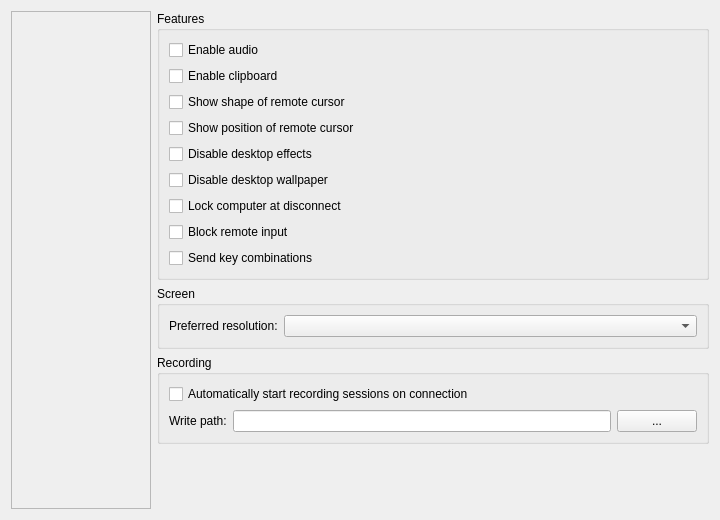
<?xml version="1.0" encoding="UTF-8"?>
<ui version="4.0">
 <class>SettingsTab</class>
 <widget class="QWidget" name="SettingsTab">
  <property name="geometry">
   <rect>
    <x>0</x>
    <y>0</y>
    <width>720</width>
    <height>520</height>
   </rect>
  </property>
  <layout class="QHBoxLayout" name="verticalLayout">
   <item>
    <widget class="QScrollArea" name="category_scroll">
     <property name="sizePolicy">
      <sizepolicy hsizetype="Fixed" vsizetype="Expanding">
       <horstretch>0</horstretch>
       <verstretch>0</verstretch>
      </sizepolicy>
     </property>
     <property name="minimumSize">
      <size>
       <width>140</width>
       <height>0</height>
      </size>
     </property>
     <property name="maximumSize">
      <size>
       <width>140</width>
       <height>16777215</height>
      </size>
     </property>
     <property name="horizontalScrollBarPolicy">
      <enum>Qt::ScrollBarPolicy::ScrollBarAlwaysOff</enum>
     </property>
     <property name="widgetResizable">
      <bool>true</bool>
     </property>
     <widget class="QWidget" name="category_panel">
      <property name="geometry">
       <rect>
        <x>0</x>
        <y>0</y>
        <width>138</width>
        <height>500</height>
       </rect>
      </property>
      <layout class="QVBoxLayout" name="category_layout">
       <property name="spacing">
        <number>4</number>
       </property>
       <property name="leftMargin">
        <number>4</number>
       </property>
       <property name="topMargin">
        <number>8</number>
       </property>
       <property name="rightMargin">
        <number>4</number>
       </property>
       <property name="bottomMargin">
        <number>8</number>
       </property>
       <item>
        <spacer name="category_spacer">
         <property name="orientation">
          <enum>Qt::Orientation::Vertical</enum>
         </property>
         <property name="sizeHint" stdset="0">
          <size>
           <width>20</width>
           <height>40</height>
          </size>
         </property>
        </spacer>
       </item>
      </layout>
     </widget>
    </widget>
   </item>
   <item>
    <widget class="QStackedWidget" name="page_stack">
     <property name="currentIndex">
      <number>1</number>
     </property>
     <widget class="QScrollArea" name="page_general">
      <property name="frameShape">
       <enum>QFrame::Shape::NoFrame</enum>
      </property>
      <property name="widgetResizable">
       <bool>true</bool>
      </property>
      <widget class="QWidget" name="page_general_body">
       <layout class="QHBoxLayout" name="layout_general_outer">
        <property name="leftMargin">
         <number>0</number>
        </property>
        <property name="topMargin">
         <number>0</number>
        </property>
        <property name="rightMargin">
         <number>0</number>
        </property>
        <property name="bottomMargin">
         <number>0</number>
        </property>
        <item>
         <widget class="QWidget" name="page_general_content" native="true">
          <layout class="QVBoxLayout" name="layout_general">
           <property name="leftMargin">
            <number>0</number>
           </property>
           <property name="topMargin">
            <number>0</number>
           </property>
           <property name="rightMargin">
            <number>0</number>
           </property>
           <property name="bottomMargin">
            <number>0</number>
           </property>
           <item>
            <widget class="QGroupBox" name="groupbox_interface">
             <property name="title">
              <string>Interface</string>
             </property>
             <layout class="QGridLayout" name="gridLayout">
              <item row="0" column="0">
               <widget class="QLabel" name="label_language">
                <property name="text">
                 <string>Language:</string>
                </property>
               </widget>
              </item>
              <item row="0" column="1">
               <widget class="QComboBox" name="combo_language">
                <property name="sizeAdjustPolicy">
                 <enum>QComboBox::SizeAdjustPolicy::AdjustToContents</enum>
                </property>
               </widget>
              </item>
              <item row="1" column="0">
               <widget class="QLabel" name="label_theme">
                <property name="text">
                 <string>Theme:</string>
                </property>
               </widget>
              </item>
              <item row="1" column="1">
               <widget class="QComboBox" name="combo_theme">
                <property name="sizeAdjustPolicy">
                 <enum>QComboBox::SizeAdjustPolicy::AdjustToContents</enum>
                </property>
               </widget>
              </item>
              <item row="2" column="0">
               <widget class="QLabel" name="label_display_name">
                <property name="text">
                 <string>Display name when connected:</string>
                </property>
               </widget>
              </item>
              <item row="2" column="1">
               <widget class="QLineEdit" name="edit_display_name">
                <property name="maxLength">
                 <number>16</number>
                </property>
                <property name="placeholderText">
                 <string>Enter a name or leave the field empty</string>
                </property>
               </widget>
              </item>
             </layout>
            </widget>
           </item>
           <item>
            <widget class="QGroupBox" name="groupbox_backup">
             <property name="title">
              <string>Backup</string>
             </property>
             <layout class="QGridLayout" name="layout_backup">
              <item row="0" column="0" colspan="3">
               <widget class="QCheckBox" name="checkbox_backup_on_startup">
                <property name="text">
                 <string>Create backups on application startup</string>
                </property>
               </widget>
              </item>
              <item row="1" column="0">
               <widget class="QLabel" name="label_backup_dir">
                <property name="text">
                 <string>Directory:</string>
                </property>
               </widget>
              </item>
              <item row="1" column="1">
               <widget class="QLineEdit" name="edit_backup_dir"/>
              </item>
              <item row="1" column="2">
               <widget class="QPushButton" name="button_select_backup_dir">
                <property name="text">
                 <string>Browse...</string>
                </property>
               </widget>
              </item>
              <item row="2" column="0">
               <widget class="QLabel" name="label_backup_retention">
                <property name="text">
                 <string>Keep backups for:</string>
                </property>
               </widget>
              </item>
              <item row="2" column="1" colspan="2">
               <widget class="QComboBox" name="combo_backup_retention">
                <property name="sizeAdjustPolicy">
                 <enum>QComboBox::SizeAdjustPolicy::AdjustToContents</enum>
                </property>
               </widget>
              </item>
             </layout>
            </widget>
           </item>
           <item>
            <widget class="QGroupBox" name="groupbox_proxy">
             <property name="title">
              <string>Proxy</string>
             </property>
             <layout class="QGridLayout" name="layout_proxy">
              <item row="0" column="0">
               <widget class="QLabel" name="label_proxy_type">
                <property name="text">
                 <string>Type:</string>
                </property>
               </widget>
              </item>
              <item row="0" column="1" colspan="3">
               <widget class="QComboBox" name="combo_proxy_type">
                <property name="sizeAdjustPolicy">
                 <enum>QComboBox::SizeAdjustPolicy::AdjustToContents</enum>
                </property>
               </widget>
              </item>
              <item row="1" column="0">
               <widget class="QLabel" name="label_proxy_address">
                <property name="text">
                 <string>Address:</string>
                </property>
               </widget>
              </item>
              <item row="1" column="1">
               <widget class="QLineEdit" name="edit_proxy_address"/>
              </item>
              <item row="1" column="2">
               <widget class="QLabel" name="label_proxy_port">
                <property name="text">
                 <string>Port:</string>
                </property>
               </widget>
              </item>
              <item row="1" column="3">
               <widget class="QSpinBox" name="spinbox_proxy_port">
                <property name="minimum">
                 <number>1</number>
                </property>
                <property name="maximum">
                 <number>65535</number>
                </property>
                <property name="value">
                 <number>8080</number>
                </property>
               </widget>
              </item>
              <item row="2" column="0">
               <widget class="QLabel" name="label_proxy_username">
                <property name="text">
                 <string>User Name:</string>
                </property>
               </widget>
              </item>
              <item row="2" column="1" colspan="3">
               <widget class="QLineEdit" name="edit_proxy_username"/>
              </item>
              <item row="3" column="0">
               <widget class="QLabel" name="label_proxy_password">
                <property name="text">
                 <string>Password:</string>
                </property>
               </widget>
              </item>
              <item row="3" column="1" colspan="3">
               <widget class="PasswordEdit" name="edit_proxy_password"/>
              </item>
             </layout>
            </widget>
           </item>
           <item>
            <widget class="QGroupBox" name="groupbox_udp">
             <property name="title">
              <string>UDP Connections</string>
             </property>
             <layout class="QVBoxLayout" name="layout_udp">
              <item>
               <widget class="QCheckBox" name="checkbox_udp_direct">
                <property name="text">
                 <string>Allow direct connections</string>
                </property>
               </widget>
              </item>
              <item>
               <widget class="QCheckBox" name="checkbox_udp_hole_punching">
                <property name="text">
                 <string>Allow UDP Hole Punching</string>
                </property>
               </widget>
              </item>
              <item>
               <widget class="QCheckBox" name="checkbox_udp_pcp">
                <property name="text">
                 <string>Allow PCP protocol</string>
                </property>
               </widget>
              </item>
              <item>
               <widget class="QCheckBox" name="checkbox_udp_natpmp">
                <property name="text">
                 <string>Allow NAT-PMP protocol</string>
                </property>
               </widget>
              </item>
              <item>
               <widget class="QCheckBox" name="checkbox_udp_upnp">
                <property name="text">
                 <string>Allow UPnP protocol</string>
                </property>
               </widget>
              </item>
             </layout>
            </widget>
           </item>
           <item>
            <widget class="QGroupBox" name="groupbox_security">
             <property name="title">
              <string>Security</string>
             </property>
             <layout class="QGridLayout" name="layout_security">
              <item row="0" column="0">
               <widget class="QLabel" name="label_lock_timeout">
                <property name="text">
                 <string>Lock after inactivity:</string>
                </property>
               </widget>
              </item>
              <item row="0" column="1">
               <widget class="QComboBox" name="combo_lock_timeout">
                <property name="sizeAdjustPolicy">
                 <enum>QComboBox::SizeAdjustPolicy::AdjustToContents</enum>
                </property>
               </widget>
              </item>
              <item row="1" column="0" colspan="2">
               <widget class="QCheckBox" name="checkbox_auto_unlock">
                <property name="text">
                 <string>Unlock automatically on startup</string>
                </property>
               </widget>
              </item>
              <item row="2" column="0" colspan="2" alignment="Qt::AlignmentFlag::AlignRight">
               <widget class="QPushButton" name="button_change_master_password">
                <property name="text">
                 <string>Change Master Password...</string>
                </property>
               </widget>
              </item>
             </layout>
            </widget>
           </item>
           <item>
            <spacer name="verticalSpacer_general">
             <property name="orientation">
              <enum>Qt::Orientation::Vertical</enum>
             </property>
             <property name="sizeHint" stdset="0">
              <size>
               <width>20</width>
               <height>148</height>
              </size>
             </property>
            </spacer>
           </item>
          </layout>
         </widget>
        </item>
       </layout>
      </widget>
     </widget>
     <widget class="QScrollArea" name="page_desktop">
      <property name="frameShape">
       <enum>QFrame::Shape::NoFrame</enum>
      </property>
      <property name="widgetResizable">
       <bool>true</bool>
      </property>
      <widget class="QWidget" name="page_desktop_body">
       <layout class="QHBoxLayout" name="layout_desktop_outer">
        <property name="leftMargin">
         <number>0</number>
        </property>
        <property name="topMargin">
         <number>0</number>
        </property>
        <property name="rightMargin">
         <number>0</number>
        </property>
        <property name="bottomMargin">
         <number>0</number>
        </property>
        <item>
         <widget class="QWidget" name="page_desktop_content" native="true">
          <layout class="QVBoxLayout" name="layout_desktop">
           <property name="leftMargin">
            <number>0</number>
           </property>
           <property name="topMargin">
            <number>0</number>
           </property>
           <property name="rightMargin">
            <number>0</number>
           </property>
           <property name="bottomMargin">
            <number>0</number>
           </property>
           <item>
            <widget class="QGroupBox" name="groupbox_features">
             <property name="sizePolicy">
              <sizepolicy hsizetype="Preferred" vsizetype="Fixed">
               <horstretch>0</horstretch>
               <verstretch>0</verstretch>
              </sizepolicy>
             </property>
             <property name="title">
              <string>Features</string>
             </property>
             <layout class="QVBoxLayout" name="verticalLayout_2">
              <item>
               <widget class="QCheckBox" name="checkbox_audio">
                <property name="text">
                 <string>Enable audio</string>
                </property>
               </widget>
              </item>
              <item>
               <widget class="QCheckBox" name="checkbox_clipboard">
                <property name="text">
                 <string>Enable clipboard</string>
                </property>
               </widget>
              </item>
              <item>
               <widget class="QCheckBox" name="checkbox_cursor_shape">
                <property name="text">
                 <string>Show shape of remote cursor</string>
                </property>
               </widget>
              </item>
              <item>
               <widget class="QCheckBox" name="checkbox_enable_cursor_pos">
                <property name="text">
                 <string>Show position of remote cursor</string>
                </property>
               </widget>
              </item>
              <item>
               <widget class="QCheckBox" name="checkbox_desktop_effects">
                <property name="text">
                 <string>Disable desktop effects</string>
                </property>
               </widget>
              </item>
              <item>
               <widget class="QCheckBox" name="checkbox_desktop_wallpaper">
                <property name="text">
                 <string>Disable desktop wallpaper</string>
                </property>
               </widget>
              </item>
              <item>
               <widget class="QCheckBox" name="checkbox_lock_at_disconnect">
                <property name="text">
                 <string>Lock computer at disconnect</string>
                </property>
               </widget>
              </item>
              <item>
               <widget class="QCheckBox" name="checkbox_block_remote_input">
                <property name="text">
                 <string>Block remote input</string>
                </property>
               </widget>
              </item>
              <item>
               <widget class="QCheckBox" name="checkbox_send_key_combinations">
                <property name="text">
                 <string>Send key combinations</string>
                </property>
               </widget>
              </item>
             </layout>
            </widget>
           </item>
           <item>
            <widget class="QGroupBox" name="groupbox_screen">
             <property name="sizePolicy">
              <sizepolicy hsizetype="Preferred" vsizetype="Fixed">
               <horstretch>0</horstretch>
               <verstretch>0</verstretch>
              </sizepolicy>
             </property>
             <property name="title">
              <string>Screen</string>
             </property>
             <layout class="QVBoxLayout" name="verticalLayout_screen">
              <item>
               <layout class="QHBoxLayout" name="horizontalLayout_resolution">
                <item>
                 <widget class="QLabel" name="label_resolution">
                  <property name="text">
                   <string>Preferred resolution:</string>
                  </property>
                 </widget>
                </item>
                <item>
                 <widget class="QComboBox" name="combo_resolution">
                  <property name="sizeAdjustPolicy">
                   <enum>QComboBox::SizeAdjustPolicy::AdjustToContents</enum>
                  </property>
                  <property name="sizePolicy">
                   <sizepolicy hsizetype="Expanding" vsizetype="Fixed">
                    <horstretch>0</horstretch>
                    <verstretch>0</verstretch>
                   </sizepolicy>
                  </property>
                 </widget>
                </item>
               </layout>
              </item>
             </layout>
            </widget>
           </item>
           <item>
            <widget class="QGroupBox" name="groupbox_recording">
             <property name="sizePolicy">
              <sizepolicy hsizetype="Preferred" vsizetype="Fixed">
               <horstretch>0</horstretch>
               <verstretch>0</verstretch>
              </sizepolicy>
             </property>
             <property name="title">
              <string>Recording</string>
             </property>
             <layout class="QVBoxLayout" name="verticalLayout_recording">
              <item>
               <widget class="QCheckBox" name="checkbox_record_autostart">
                <property name="text">
                 <string>Automatically start recording sessions on connection</string>
                </property>
               </widget>
              </item>
              <item>
               <layout class="QHBoxLayout" name="horizontalLayout_record_path">
                <item>
                 <widget class="QLabel" name="label_record_path">
                  <property name="text">
                   <string>Write path:</string>
                  </property>
                 </widget>
                </item>
                <item>
                 <widget class="QLineEdit" name="edit_record_dir">
                  <property name="sizePolicy">
                   <sizepolicy hsizetype="Expanding" vsizetype="Fixed">
                    <horstretch>0</horstretch>
                    <verstretch>0</verstretch>
                   </sizepolicy>
                  </property>
                 </widget>
                </item>
                <item>
                 <widget class="QPushButton" name="button_select_record_dir">
                  <property name="sizePolicy">
                   <sizepolicy hsizetype="Fixed" vsizetype="Fixed">
                    <horstretch>0</horstretch>
                    <verstretch>0</verstretch>
                   </sizepolicy>
                  </property>
                  <property name="text">
                   <string notr="true">...</string>
                  </property>
                 </widget>
                </item>
               </layout>
              </item>
             </layout>
            </widget>
           </item>
           <item>
            <spacer name="verticalSpacer_desktop">
             <property name="orientation">
              <enum>Qt::Orientation::Vertical</enum>
             </property>
             <property name="sizeHint" stdset="0">
              <size>
               <width>20</width>
               <height>2</height>
              </size>
             </property>
            </spacer>
           </item>
          </layout>
         </widget>
        </item>
       </layout>
      </widget>
     </widget>
     <widget class="QScrollArea" name="page_mcp">
      <property name="frameShape">
       <enum>QFrame::Shape::NoFrame</enum>
      </property>
      <property name="widgetResizable">
       <bool>true</bool>
      </property>
      <widget class="QWidget" name="page_mcp_body">
       <layout class="QHBoxLayout" name="layout_mcp_outer">
        <property name="leftMargin">
         <number>0</number>
        </property>
        <property name="topMargin">
         <number>0</number>
        </property>
        <property name="rightMargin">
         <number>0</number>
        </property>
        <property name="bottomMargin">
         <number>0</number>
        </property>
        <item>
         <widget class="QWidget" name="page_mcp_content" native="true">
          <layout class="QVBoxLayout" name="layout_mcp">
           <property name="leftMargin">
            <number>0</number>
           </property>
           <property name="topMargin">
            <number>0</number>
           </property>
           <property name="rightMargin">
            <number>0</number>
           </property>
           <property name="bottomMargin">
            <number>0</number>
           </property>
           <item>
            <widget class="QGroupBox" name="groupbox_mcp_actions">
             <property name="sizePolicy">
              <sizepolicy hsizetype="Preferred" vsizetype="Fixed">
               <horstretch>0</horstretch>
               <verstretch>0</verstretch>
              </sizepolicy>
             </property>
             <property name="title">
              <string>Actions</string>
             </property>
             <layout class="QVBoxLayout" name="layout_mcp_actions">
              <item>
               <widget class="QCheckBox" name="checkbox_mcp_auto_confirm">
                <property name="text">
                 <string>Confirm actions automatically</string>
                </property>
               </widget>
              </item>
             </layout>
            </widget>
           </item>
           <item>
            <spacer name="verticalSpacer_mcp">
             <property name="orientation">
              <enum>Qt::Orientation::Vertical</enum>
             </property>
             <property name="sizeHint" stdset="0">
              <size>
               <width>20</width>
               <height>0</height>
              </size>
             </property>
            </spacer>
           </item>
          </layout>
         </widget>
        </item>
       </layout>
      </widget>
     </widget>
     <widget class="QScrollArea" name="page_update">
      <property name="frameShape">
       <enum>QFrame::Shape::NoFrame</enum>
      </property>
      <property name="widgetResizable">
       <bool>true</bool>
      </property>
      <widget class="QWidget" name="page_update_body">
       <layout class="QHBoxLayout" name="layout_update_outer">
        <property name="leftMargin">
         <number>0</number>
        </property>
        <property name="topMargin">
         <number>0</number>
        </property>
        <property name="rightMargin">
         <number>0</number>
        </property>
        <property name="bottomMargin">
         <number>0</number>
        </property>
        <item>
         <widget class="QWidget" name="page_update_content" native="true">
          <layout class="QVBoxLayout" name="layout_update">
           <property name="leftMargin">
            <number>0</number>
           </property>
           <property name="topMargin">
            <number>0</number>
           </property>
           <property name="rightMargin">
            <number>0</number>
           </property>
           <property name="bottomMargin">
            <number>0</number>
           </property>
           <item>
            <widget class="QGroupBox" name="groupbox_update">
             <property name="sizePolicy">
              <sizepolicy hsizetype="Preferred" vsizetype="Fixed">
               <horstretch>0</horstretch>
               <verstretch>0</verstretch>
              </sizepolicy>
             </property>
             <property name="title">
              <string>Update</string>
             </property>
             <layout class="QVBoxLayout" name="layout_update_group">
              <item>
               <widget class="QCheckBox" name="checkbox_check_updates">
                <property name="text">
                 <string>Check for updates on startup</string>
                </property>
               </widget>
              </item>
              <item>
               <layout class="QGridLayout" name="layout_update_source">
                <item row="0" column="0">
                 <widget class="QLabel" name="label_update_channel">
                  <property name="text">
                   <string>Update channel:</string>
                  </property>
                 </widget>
                </item>
                <item row="0" column="1">
                 <widget class="QComboBox" name="combobox_update_channel">
                  <property name="sizeAdjustPolicy">
                   <enum>QComboBox::SizeAdjustPolicy::AdjustToContents</enum>
                  </property>
                 </widget>
                </item>
                <item row="1" column="0">
                 <widget class="QLabel" name="label_update_server">
                  <property name="text">
                   <string>Update server:</string>
                  </property>
                 </widget>
                </item>
                <item row="1" column="1">
                 <widget class="QLabel" name="label_update_server_value">
                  <property name="textInteractionFlags">
                   <set>Qt::TextInteractionFlag::TextSelectableByMouse</set>
                  </property>
                 </widget>
                </item>
                <item row="2" column="0">
                 <widget class="QLabel" name="label_update_public_key">
                  <property name="text">
                   <string>Public key:</string>
                  </property>
                 </widget>
                </item>
                <item row="2" column="1">
                 <widget class="QLabel" name="label_update_public_key_value">
                  <property name="textInteractionFlags">
                   <set>Qt::TextInteractionFlag::TextSelectableByMouse</set>
                  </property>
                 </widget>
                </item>
               </layout>
              </item>
              <item>
               <layout class="QHBoxLayout" name="horizontalLayout_check_updates">
                <item>
                 <widget class="QPushButton" name="button_update_server">
                  <property name="text">
                   <string>Change Update Server...</string>
                  </property>
                 </widget>
                </item>
                <item>
                 <spacer name="horizontalSpacer_check_updates">
                  <property name="orientation">
                   <enum>Qt::Orientation::Horizontal</enum>
                  </property>
                  <property name="sizeHint" stdset="0">
                   <size>
                    <width>40</width>
                    <height>20</height>
                   </size>
                  </property>
                 </spacer>
                </item>
                <item>
                 <widget class="QPushButton" name="button_check_for_updates">
                  <property name="text">
                   <string>Check for updates</string>
                  </property>
                 </widget>
                </item>
               </layout>
              </item>
             </layout>
            </widget>
           </item>
           <item>
            <spacer name="verticalSpacer_3">
             <property name="orientation">
              <enum>Qt::Orientation::Vertical</enum>
             </property>
             <property name="sizeHint" stdset="0">
              <size>
               <width>20</width>
               <height>0</height>
              </size>
             </property>
            </spacer>
           </item>
          </layout>
         </widget>
        </item>
       </layout>
      </widget>
     </widget>
    </widget>
   </item>
  </layout>
 </widget>
 <customwidgets>
  <customwidget>
   <class>PasswordEdit</class>
   <extends>QLineEdit</extends>
   <header>common/desktop/password_edit.h</header>
  </customwidget>
 </customwidgets>
 <resources/>
 <connections/>
</ui>
